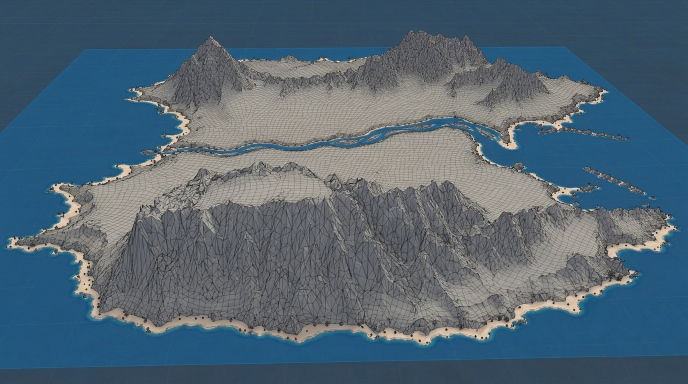
#> input picture planning/mapa/Gemini_Generated_Image_ (1).jpg, 1376 x 768 px (shown at 1/2 size)
$ python -i reconstruct_v2.py   (imports and definitions only)
#> lines starting #> are read from the running program, lines starting #| are printed output that depends on the picture; after the words box and inside, x2 and y2 are one past the last pixel; in counts of white or black regions, pixels touching at a corner belong together
#> further down, picture is the input picture: shape (768, 1376, 3); mean B, G, R 115.8, 101.5, 82
"""Terrain 2 V2: source-pixel-constrained central channel, rugged relief evidence,
and cross-checked orthographic screen-space profiles. NO synthetic 3D terrain.
"""
from __future__ import annotations
import argparse
import hashlib
import json
from pathlib import Path

import cv2
import numpy as np
from scipy.ndimage import distance_transform_edt, gaussian_filter
from skimage.graph import route_through_array

from tools.terrain_2_v1.extract_v1 import segment_plan_mask, side_silhouette, SOURCES

# Anchors digitized from the user's flat-color reference (1264×842).
# Source pixels, not reconstructed vertices, nor physics-grounded river bed.
CHANNEL_GUIDE = [(580,146),(580,192),(591,243),(608,295),(637,345),
                 (674,391),(722,429),(761,476),(765,496),(736,516),(699,535),(670,542)]


# [5 lines left out: function read_bgr, not called in this run]


def channel_from_beige(bgr,anchors=CHANNEL_GUIDE):
    """Pixel-evidence weighted geodesics; tiny unsupported gaps remain flagged."""
    h,w=bgr.shape[:2]
#> h = 768; w = 1376
    ref=np.asarray(anchors,float).reshape(-1,2)
#> ref = [[580, 146], [580, 192], [591, 243], [608, 295], [637, 345], [674, 391], [722, 429], [761, 476], [765, 496], [736, 516], [699, 535], [670, 542]]
    points=np.column_stack((ref[:,0]*w/1264,ref[:,1]*h/842))
#> points = [[631.4, 133.2], [631.4, 175.1], [643.4, 221.6], [661.9, 269.1], [693.4, 314.7], [733.7, 356.6], [786, 391.3], [828.4, 434.2], [832.8, 452.4], [801.2, 470.7], [760.9, 488], [729.4, 494.4]]
    if len(points)<3 or (points<0).any() or (points[:,0]>=w).any() or (points[:,1]>=h).any():
        raise ValueError('Invalid source-guided river anchors')
    hsv=cv2.cvtColor(bgr,cv2.COLOR_BGR2HSV)
#> hsv: shape (768, 1376, 3); mean H, S, V 82.5, 87.5, 119
    evidence=((hsv[:,:,0]>=6)&(hsv[:,:,0]<=32)&(hsv[:,:,2]>=151)&
              (hsv[:,:,1]>=12)&(hsv[:,:,1]<=127))
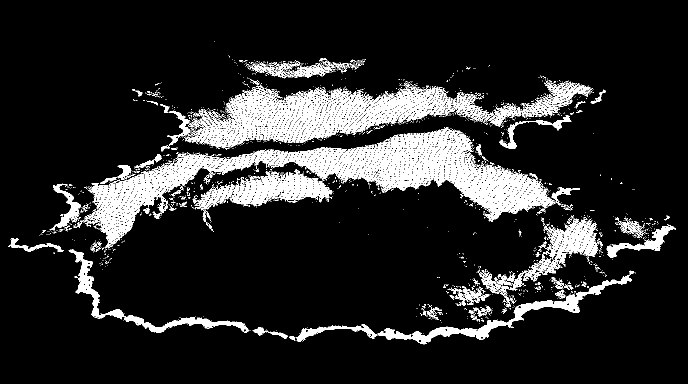
#> evidence: shape (768, 1376) bool (shown at 1/2 size); 12% white; 2687 white regions (2341 under 20 px), largest, box (x1, y1, x2, y2) and area: (370, 174, 905, 294) 22052, (503, 264, 947, 385) 17681, (167, 305, 509, 489) 13325
    # Graded confidence of original beige pixel; never use filled-in pixels as truth.
    dist=distance_transform_edt(~evidence)
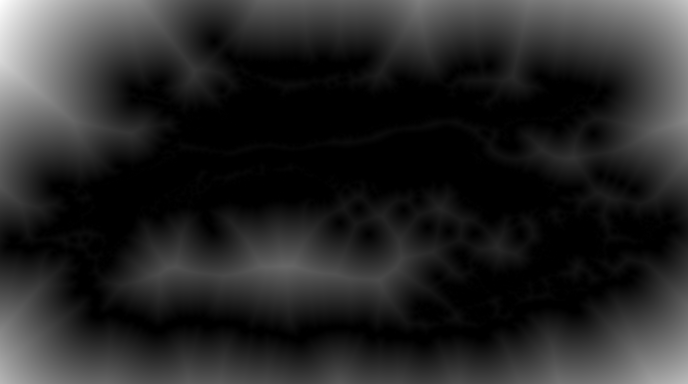
#> dist: shape (768, 1376) float64 (shown at 1/2 size); min 0, max 319.2, mean 49.7; drawn with min black and max white
    routes=[]
    radius=max(17,int(w*.056))
#> radius = 77
    for p,q in zip(points[:-1],points[1:]):
        x0=max(0,int(min(p[0],q[0]))-radius);x1=min(w,int(max(p[0],q[0]))+radius+1)
        y0=max(0,int(min(p[1],q[1]))-radius);y1=min(h,int(max(p[1],q[1]))+radius+1)
        shift=np.array([x0,y0])
        a=np.rint(p-shift).astype(int);b=np.rint(q-shift).astype(int)
        guide=np.ones((y1-y0,x1-x0),np.uint8)
        cv2.line(guide,tuple(a),tuple(b),0,1)
        dg=distance_transform_edt(guide)
        cost=1+1.6*np.minimum(dist[y0:y1,x0:x1],9)**2+ .016*dg**2
        path,_=route_through_array(cost,(int(a[1]),int(a[0])),
                                  (int(b[1]),int(b[0])),fully_connected=True,geometric=True)
        seg=np.asarray([[x+x0,y+y0] for y,x in path],np.int32)
        if len(routes):seg=seg[1:]
        routes.extend(seg.tolist())
#> this loop made 11 passes
#> (p, q, x0, x1, y0, y1, shift, a) on passes 1 to 9: ([631.4, 133.2], [631.4, 175.1], 554, 709, 56, 253, [554, 56], [77, 77]), ([631.4, 175.1], [643.4, 221.6], 554, 721, 98, 299, [554, 98], [77, 77]), ([643.4, 221.6], [661.9, 269.1], 566, 739, 144, 347, [566, 144], [77, 78]), ([661.9, 269.1], [693.4, 314.7], 584, 771, 192, 392, [584, 192], [78, 77]), ([693.4, 314.7], [733.7, 356.6], 616, 811, 237, 434, [616, 237], [77, 78]), ([733.7, 356.6], [786, 391.3], 656, 863, 279, 469, [656, 279], [78, 78]), ([786, 391.3], [828.4, 434.2], 708, 906, 314, 512, [708, 314], [78, 77]), ([828.4, 434.2], [832.8, 452.4], 751, 910, 357, 530, [751, 357], [77, 77]), ([832.8, 452.4], [801.2, 470.7], 724, 910, 375, 548, [724, 375], [109, 77])
#> pass 1, in channel_from_beige, `cost=1+1.6*np.minimum(dist[y0:y1,x0:x1],9)**2+ .016*dg**2`:
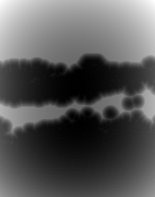
#> cost: shape (197, 155) float64; min 1, max 320.3, mean 110.6; drawn with min black and max white
#> after the loop:
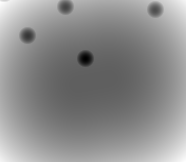
#> cost: shape (162, 186) float64; min 10.04, max 333.2, mean 189.4; drawn with min black and max white
#> after the loop:
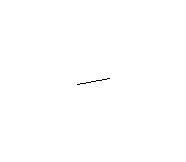
#> guide: shape (162, 186); values 0 (black) and 1 (white), 99.9% white; black in thin lines or dots, all inside (x1, y1, x2, y2) = (77, 78, 110, 85)
#> after the loop, routes = 511 pairs, first value 630 to 833, second value 133 to 494
    line=np.asarray(routes,dtype=np.int32)
#> line has the same summary as routes
    if len(line)<5:raise ValueError('No river path traced from source pixels')
    trace=np.zeros((h,w),np.uint8)
    cv2.polylines(trace,[line.reshape(-1,1,2)],False,255,1)
#> trace: shape (768, 1376); 0.05% white in thin lines or dots, all inside (x1, y1, x2, y2) = (630, 133, 834, 495)
    seen=(trace>0)
    near=distance_transform_edt(~seen)
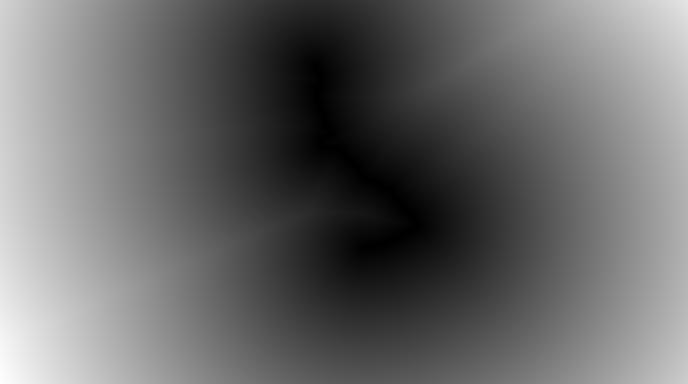
#> near: shape (768, 1376) float64 (shown at 1/2 size); min 0, max 778.4, mean 324.5; drawn with min black and max white
    raster_width=evidence & (near<max(13,int(w*.026)))
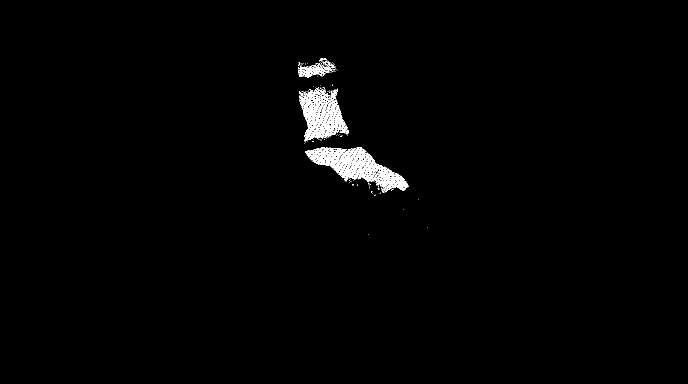
#> raster_width: shape (768, 1376) bool (shown at 1/2 size); 1.1% white; 165 white regions (150 under 20 px), largest, box (x1, y1, x2, y2) and area: (611, 294, 818, 385) 5917, (599, 179, 695, 283) 4484, (596, 131, 671, 154) 611
    pixel_supported=float(evidence[line[:,1],line[:,0]].mean())
#> pixel_supported = 0.493
    dist_to_source=float(dist[line[:,1],line[:,0]].mean())
#> dist_to_source = 10.15
    return {'centerline':line,'thin_mask':seen,'corridor':raster_width,
            'beige_mask':evidence,'mean_distance_to_beige_px':dist_to_source,
            'centerline_beige_support':pixel_supported,'annotations':points.round(1).tolist(),
            'unsupported_line_pixels':(~evidence & seen)}


# [175 lines left out: functions color_ground_render, rock_evidence, transform_ground_to_flat, compare_profiles, process, main, not called in this run]

# [1 line not run here, left out]

>>> import cv2
>>> picture = cv2.imread('../../planning/mapa/Gemini_Generated_Image_ (1).jpg')
>>> result = channel_from_beige(picture)
#> result = 8 items

$ run again, on planning/mapa/Gemini_Generated_Image_ (3).jpg
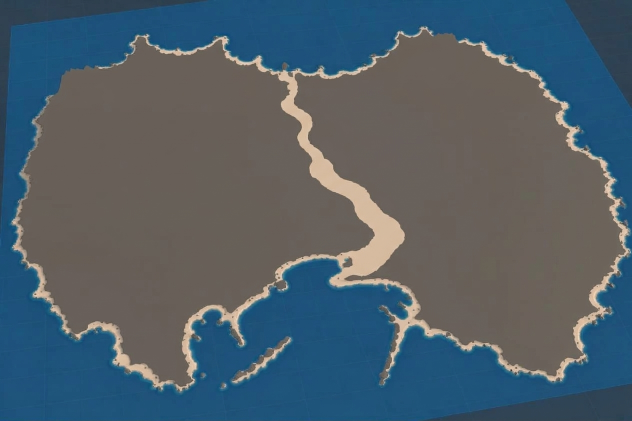
#> input picture planning/mapa/Gemini_Generated_Image_ (3).jpg, 1264 x 842 px (shown at 1/2 size)
#> picture is the input picture: shape (842, 1264, 3); mean B, G, R 105.1, 94.7, 79.5
#> ref = [[580, 146], [580, 192], [591, 243], [608, 295], [637, 345], [674, 391], [722, 429], [761, 476], [765, 496], [736, 516], [699, 535], [670, 542]]
#> points has the same summary as ref
#> hsv: shape (842, 1264, 3); mean H, S, V 51.7, 99.2, 115.4
#> evidence: shape (842, 1264) bool; 4.6% white; 57 white regions (37 under 20 px), largest, box (x1, y1, x2, y2) and area: (396, 74, 894, 733) 26885, (1086, 179, 1258, 705) 6204, (351, 564, 550, 782) 4284
#> the loop in channel_from_beige, `for p,q in zip(points[:-1],points[1:]):` made 11 passes
#> (p, q, x0, x1, y0, y1, shift, a) on passes 1 to 6: ([580, 146], [580, 192], 510, 651, 76, 263, [510, 76], [70, 70]), ([580, 192], [591, 243], 510, 662, 122, 314, [510, 122], [70, 70]), ([591, 243], [608, 295], 521, 679, 173, 366, [521, 173], [70, 70]), ([608, 295], [637, 345], 538, 708, 225, 416, [538, 225], [70, 70]), ([637, 345], [674, 391], 567, 745, 275, 462, [567, 275], [70, 70]), ([674, 391], [722, 429], 604, 793, 321, 500, [604, 321], [70, 70])
#> after the loop in channel_from_beige, `for p,q in zip(points[:-1],points[1:]):`:
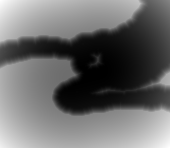
#> cost: shape (148, 170) float64; min 1, max 303.9, mean 129.5; drawn with min black and max white
#> after the loop in channel_from_beige, `for p,q in zip(points[:-1],points[1:]):`: routes = 478 pairs, first value 576 to 765, second value 146 to 549
#> line has the same summary as routes
#> trace: shape (842, 1264); 0.04% white in thin lines or dots, all inside (x1, y1, x2, y2) = (576, 146, 766, 550)
#> in channel_from_beige, `raster_width=evidence & (near<max(13,int(w*.026)))`:
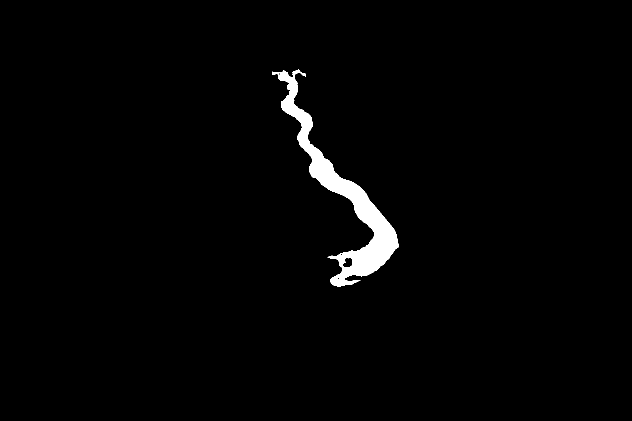
#> raster_width: shape (842, 1264) bool (shown at 1/2 size); 1.8% white; 1 white region, box (x1, y1, x2, y2) and area: (545, 139, 797, 573) 18805
#> pixel_supported = 0.937
#> dist_to_source = 0.203
#> result = 8 items

$ run again, on planning/mapa/Gemini_Generated_Image_ (4).jpg
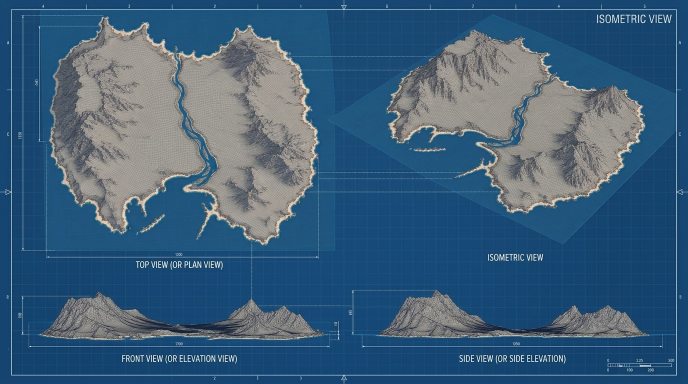
#> input picture planning/mapa/Gemini_Generated_Image_ (4).jpg, 1376 x 768 px (shown at 1/2 size)
#> picture is the input picture: shape (768, 1376, 3); mean B, G, R 122.9, 94.8, 61.5
#> ref = [[580, 146], [580, 192], [591, 243], [608, 295], [637, 345], [674, 391], [722, 429], [761, 476], [765, 496], [736, 516], [699, 535], [670, 542]]
#> points = [[631.4, 133.2], [631.4, 175.1], [643.4, 221.6], [661.9, 269.1], [693.4, 314.7], [733.7, 356.6], [786, 391.3], [828.4, 434.2], [832.8, 452.4], [801.2, 470.7], [760.9, 488], [729.4, 494.4]]
#> hsv: shape (768, 1376, 3); mean H, S, V 85.5, 143.1, 125.3
#> evidence: shape (768, 1376) bool; 11.3% white in thin lines or dots, all inside (x1, y1, x2, y2) = (100, 37, 1288, 678)
#> the loop in channel_from_beige, `for p,q in zip(points[:-1],points[1:]):` made 11 passes
#> (p, q, x0, x1, y0, y1, shift, a) on passes 1 to 6: ([631.4, 133.2], [631.4, 175.1], 554, 709, 56, 253, [554, 56], [77, 77]), ([631.4, 175.1], [643.4, 221.6], 554, 721, 98, 299, [554, 98], [77, 77]), ([643.4, 221.6], [661.9, 269.1], 566, 739, 144, 347, [566, 144], [77, 78]), ([661.9, 269.1], [693.4, 314.7], 584, 771, 192, 392, [584, 192], [78, 77]), ([693.4, 314.7], [733.7, 356.6], 616, 811, 237, 434, [616, 237], [77, 78]), ([733.7, 356.6], [786, 391.3], 656, 863, 279, 469, [656, 279], [78, 78])
#> after the loop in channel_from_beige, `for p,q in zip(points[:-1],points[1:]):`:
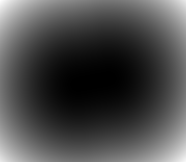
#> cost: shape (162, 186) float64; min 130.6, max 338.4, mean 191.6; drawn with min black and max white
#> after the loop in channel_from_beige, `for p,q in zip(points[:-1],points[1:]):`: routes = 520 pairs, first value 609 to 833, second value 133 to 494
#> line has the same summary as routes
#> trace: shape (768, 1376); 0.05% white in thin lines or dots, all inside (x1, y1, x2, y2) = (609, 133, 834, 495)
#> in channel_from_beige, `raster_width=evidence & (near<max(13,int(w*.026)))`:
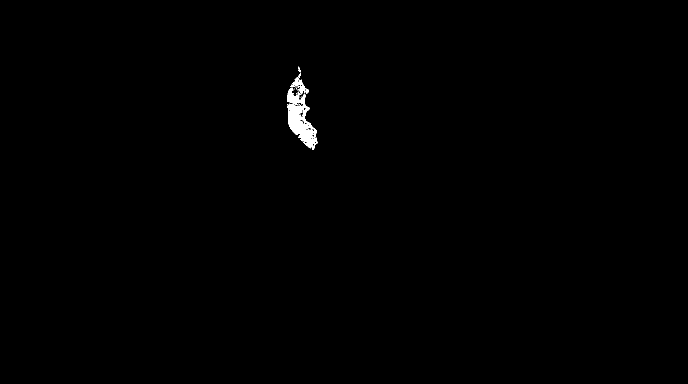
#> raster_width: shape (768, 1376) bool (shown at 1/2 size); 0.34% white; 21 white regions (17 under 20 px), largest, box (x1, y1, x2, y2) and area: (575, 176, 636, 300) 3129, (581, 154, 617, 189) 401, (597, 145, 602, 156) 28, (597, 133, 601, 144) 24
#> pixel_supported = 0.0865
#> dist_to_source = 69.9
#> result = 8 items

$ run again, on planning/mapa/Gemini_Generated_Image_ (5).jpg
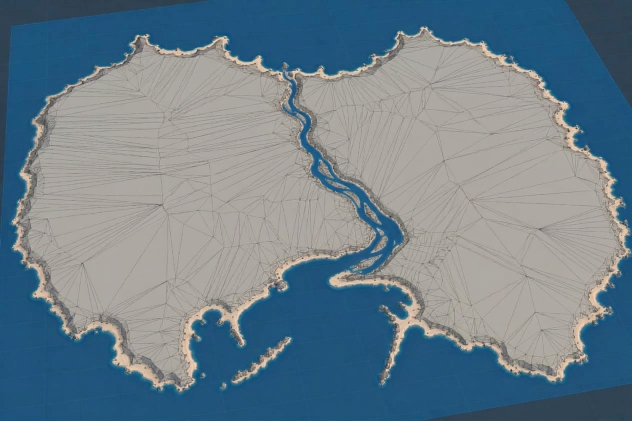
#> input picture planning/mapa/Gemini_Generated_Image_ (5).jpg, 1264 x 842 px (shown at 1/2 size)
#> picture is the input picture: shape (842, 1264, 3); mean B, G, R 140, 128, 109.5
#> ref = [[580, 146], [580, 192], [591, 243], [608, 295], [637, 345], [674, 391], [722, 429], [761, 476], [765, 496], [736, 516], [699, 535], [670, 542]]
#> points has the same summary as ref
#> hsv: shape (842, 1264, 3); mean H, S, V 55.6, 88.1, 146.6
#> evidence: shape (842, 1264) bool; 48.3% white; 530 white regions (491 under 20 px), largest, box (x1, y1, x2, y2) and area: (56, 71, 748, 782) 254414, (583, 56, 1258, 762) 247277, (660, 542, 896, 734) 4773
#> the loop in channel_from_beige, `for p,q in zip(points[:-1],points[1:]):` made 11 passes
#> (p, q, x0, x1, y0, y1, shift, a) on passes 1 to 6: ([580, 146], [580, 192], 510, 651, 76, 263, [510, 76], [70, 70]), ([580, 192], [591, 243], 510, 662, 122, 314, [510, 122], [70, 70]), ([591, 243], [608, 295], 521, 679, 173, 366, [521, 173], [70, 70]), ([608, 295], [637, 345], 538, 708, 225, 416, [538, 225], [70, 70]), ([637, 345], [674, 391], 567, 745, 275, 462, [567, 275], [70, 70]), ([674, 391], [722, 429], 604, 793, 321, 500, [604, 321], [70, 70])
#> after the loop in channel_from_beige, `for p,q in zip(points[:-1],points[1:]):`: routes = 604 pairs, first value 562 to 767, second value 145 to 550
#> line has the same summary as routes
#> trace: shape (842, 1264); 0.05% white in thin lines or dots, all inside (x1, y1, x2, y2) = (562, 145, 768, 551)
#> in channel_from_beige, `raster_width=evidence & (near<max(13,int(w*.026)))`:
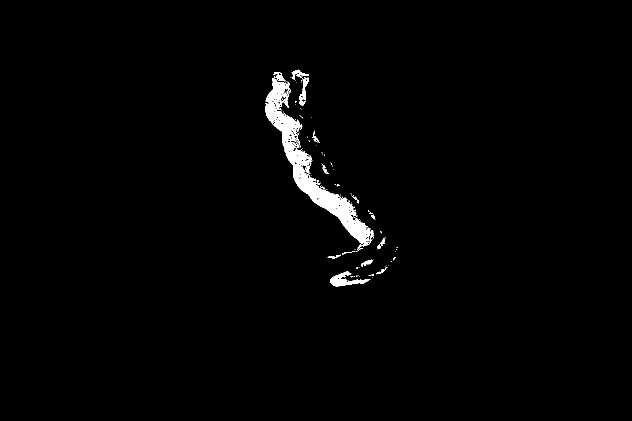
#> raster_width: shape (842, 1264) bool (shown at 1/2 size); 1.4% white; 127 white regions (109 under 20 px), largest, box (x1, y1, x2, y2) and area: (531, 156, 748, 494) 11792, (660, 542, 741, 573) 983, (598, 155, 618, 201) 351
#> pixel_supported = 0.598
#> dist_to_source = 1.24
#> result = 8 items
